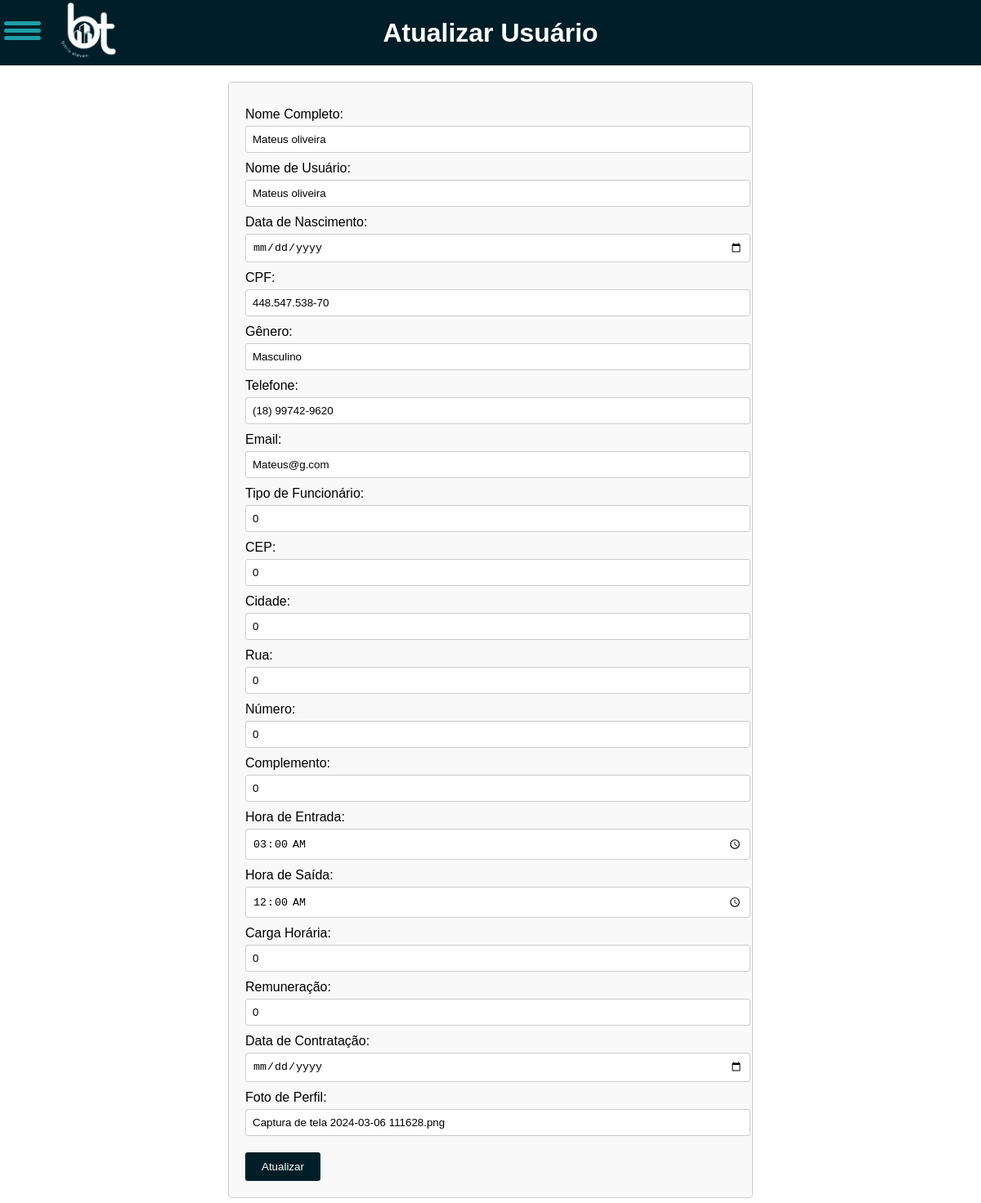
The app's page /GB/php/atualizar_usuario.php?id=7 with its own data.
### tables this page shows
CREATE TABLE `usuarios` (
  `id_user` int(11) NOT NULL,
  `nome_completo` varchar(255) NOT NULL,
  `nome_usuario` varchar(255) NOT NULL,
  `datadenascimento` date DEFAULT NULL,
  `cpf` varchar(255) NOT NULL,
  `genero` varchar(255) NOT NULL,
  `phone` varchar(255) NOT NULL,
  `email` varchar(255) NOT NULL,
  `senha` varchar(255) NOT NULL,
  `tipo_funcionario` varchar(255) NOT NULL,
  `cep` varchar(255) DEFAULT NULL,
  `cidade` varchar(255) DEFAULT NULL,
  `rua` varchar(255) DEFAULT NULL,
  `numero` varchar(255) DEFAULT NULL,
  `complemento` varchar(255) DEFAULT NULL,
  `hora_entrada` time DEFAULT NULL,
  `hora_saida` time DEFAULT NULL,
  `carga_horaria` int(11) DEFAULT NULL,
  `remuneracao` varchar(255) DEFAULT NULL,
  `data_contratacao` date DEFAULT NULL,
  `foto_perfil` varchar(255) DEFAULT NULL
);

### GB/php/atualizar_usuario.php (the view, shortened to what this page needs)
<?php
include_once('../config/config.php');
if(isset($_GET['id'])) {
    $id_usuario = $_GET['id'];
    $sql_code = $pdo->prepare("SELECT * FROM usuarios WHERE id_user = ?");
    $sql_code->execute(array($id_usuario));
    $usuario = $sql_code->fetch(PDO::FETCH_ASSOC);
}
?>
<!DOCTYPE html>
<html lang="en">
<head>
    <link rel="stylesheet" href="../../GB/Css/atualizar_usuario.css">
</head>
<body>
    <header>
        <img class="logo" src="../Img/bitrix-removebg-preview.png" alt="Logo">
        <h1>Atualizar Usuário</h1>
    </header>
<div id="menu">
  <div id="menu-bar" onclick="menuOnClick()">
    <div id="bar1" class="bar"></div>
    <div id="bar2" class="bar"></div>
    <div id="bar3" class="bar"></div>
  </div>
</div>
    <main>
        <form method="post" action="">
            <label for="nome_completo">Nome Completo:</label>
            <input type="text" name="nome_completo" value="<?php echo $usuario['nome_completo']; ?>"><br>
            <label for="nome_usuario">Nome de Usuário:</label>
            <input type="text" name="nome_usuario" value="<?php echo $usuario['nome_usuario']; ?>"><br>
            <label for="datadenascimento">Data de Nascimento:</label>
            <input type="date" name="datadenascimento" value="<?php echo $usuario['datadenascimento']; ?>"><br>
            <label for="cpf">CPF:</label>
            <input type="text" name="cpf" value="<?php echo $usuario['cpf']; ?>"><br>
            <label for="genero">Gênero:</label>
            <input type="text" name="genero" value="<?php echo $usuario['genero']; ?>"><br>
            <label for="phone">Telefone:</label>
            <input type="text" name="phone" value="<?php echo $usuario['phone']; ?>"><br>
            <label for="email">Email:</label>
            <input type="email" name="email" value="<?php echo $usuario['email']; ?>"><br>
            <label for="tipo_funcionario">Tipo de Funcionário:</label>
            <input type="text" name="tipo_funcionario" value="<?php echo $usuario['tipo_funcionario']; ?>"><br>
            <label for="cep">CEP:</label>
            <input type="text" name="cep" value="<?php echo $usuario['cep']; ?>"><br>
            <label for="cidade">Cidade:</label>
            <input type="text" name="cidade" value="<?php echo $usuario['cidade']; ?>"><br>
            <label for="rua">Rua:</label>
            <input type="text" name="rua" value="<?php echo $usuario['rua']; ?>"><br>
            <label for="numero">Número:</label>
            <input type="text" name="numero" value="<?php echo $usuario['numero']; ?>"><br>
            <label for="complemento">Complemento:</label>
            <input type="text" name="complemento" value="<?php echo $usuario['complemento']; ?>"><br>
            <label for="hora_entrada">Hora de Entrada:</label>
            <input type="time" name="hora_entrada" value="<?php echo $usuario['hora_entrada']; ?>"><br>
            <label for="hora_saida">Hora de Saída:</label>
            <input type="time" name="hora_saida" value="<?php echo $usuario['hora_saida']; ?>"><br>
            <label for="carga_horaria">Carga Horária:</label>
            <input type="text" name="carga_horaria" value="<?php echo $usuario['carga_horaria']; ?>"><br>
            <label for="remuneracao">Remuneração:</label>
            <input type="text" name="remuneracao" value="<?php echo $usuario['remuneracao']; ?>"><br>
            <label for="data_contratacao">Data de Contratação:</label>
            <input type="date" name="data_contratacao" value="<?php echo $usuario['data_contratacao']; ?>"><br>
            <label for="foto_perfil">Foto de Perfil:</label>
            <input type="text" name="foto_perfil" value="<?php echo $usuario['foto_perfil']; ?>"><br>
            <input type="submit" value="Atualizar">
        </form>
    </main>
</body>
</html>

### GB/Css/atualizar_usuario.css (style rules this page uses)
body { font-family: Arial, sans-serif; display: flex; flex-direction: column; min-height: 100vh; margin: 0; }
header { background-color: #001e27; color: white; padding: 10px 0; width: 100%; top: 0; z-index: 1; display: flex; align-items: center; justify-content: center; height: 60px; }
header .logo { position: absolute; left: 50px; width: 120px; height: auto; }
header h1 { margin: 0; text-align: center; flex-grow: 1; }
main { flex-grow: 1; display: flex; justify-content: center; align-items: center; flex-direction: column; }
form { width: 600px; margin: 20px auto; padding: 20px; border: 1px solid #ccc; border-radius: 5px; background-color: #f9f9f9; }
form label { display: flex; margin-top: 10px; }
form input[type="text"], form input[type="date"], form input[type="email"], form input[type="time"] { width: 100%; padding: 8px; margin-top: 5px; border: 1px solid #ccc; border-radius: 3px; }
form input[type="submit"] { background-color: #001e27; color: white; padding: 10px 20px; border: none; border-radius: 3px; cursor: pointer; margin-top: 20px; }
#menu { z-index: 2; }
#menu-bar { width: 45px; height: 40px; margin: 80px 0 40px 60px; cursor: pointer; }
.bar { height: 5px; width: 100%; background-color: #1F9EA7; display: block; border-radius: 5px; transition: 0.3s ease; }
#bar1 { transform: translateY(-4px); }
#bar3 { transform: translateY(4px); }
.menu-bg, #menu { top: -50px; left: -55px; position: absolute; }

### records on screen
usuarios: nome_completo "Mateus oliveira", nome_usuario "Mateus oliveira", cpf "448.547.538-70", genero "Masculino", phone "(18) 99742-9620", email "Mateus@g.com", tipo_funcionario "0", cep "0", cidade "0", rua "0", numero "0", complemento "0", hora_entrada "03:00:00", hora_saida "00:00:00", carga_horaria "0", remuneracao "0", foto_perfil "Captura de tela 2024-03-06 111628.png"
